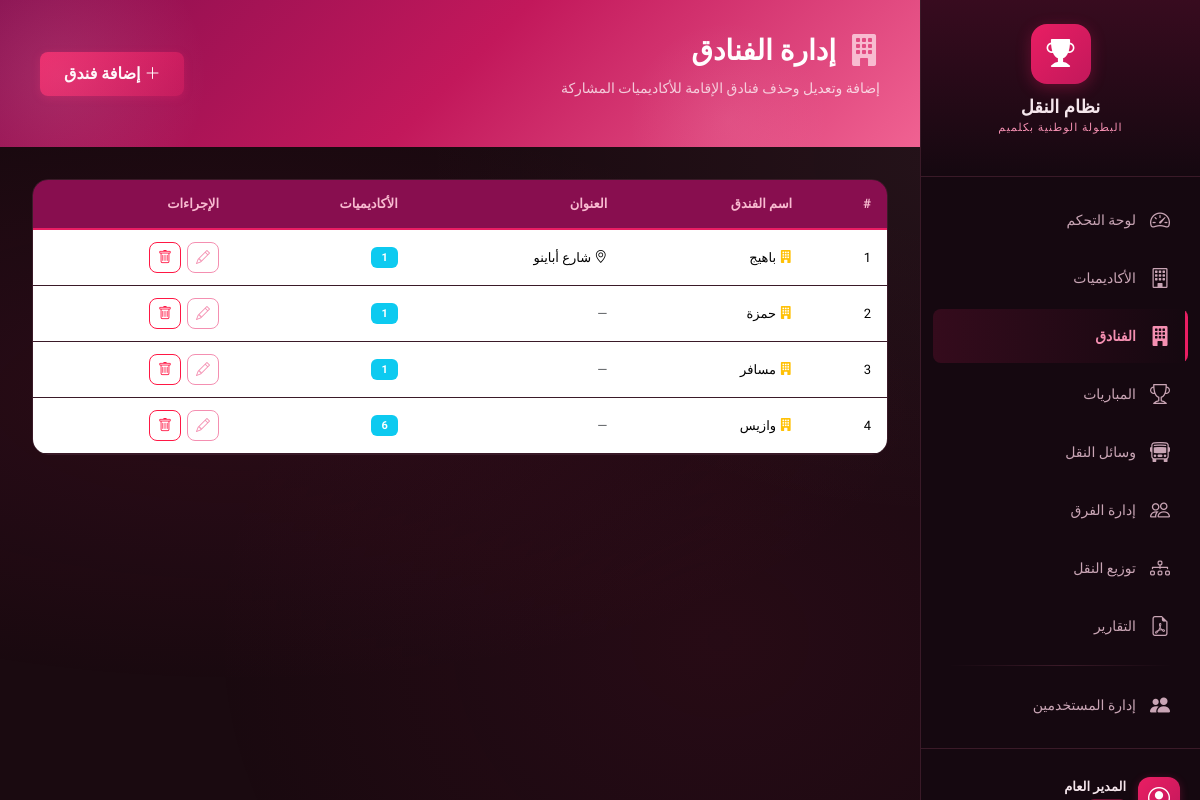
The page /hotels (signed in) on the database its author committed.
### models.py (models this page shows, shortened)
class User(UserMixin, db.Model):
    __tablename__ = 'user'
    id = db.Column(db.Integer, primary_key=True)
    username = db.Column(db.String(80), unique=True, nullable=False)
    display_name = db.Column(db.String(120), nullable=False)
    password_hash = db.Column(db.String(256), nullable=False)
    plain_password = db.Column(db.String(120), nullable=True)  # للعرض من طرف المدير فقط
    role = db.Column(db.String(20), nullable=False, default='user')  # admin / user
    is_active_user = db.Column(db.Boolean, nullable=False, default=True)
    created_at = db.Column(db.DateTime, nullable=False, default=datetime.utcnow)
    @property
    def is_admin(self):
        return self.role == 'admin'
    @property
    def is_active(self):
        return self.is_active_user
    @property
    def role_label(self):
        return 'مدير' if self.role == 'admin' else 'مستخدم'

class Hotel(db.Model):
    __tablename__ = 'hotel'
    id = db.Column(db.Integer, primary_key=True)
    name = db.Column(db.String(200), nullable=False, unique=True)
    address = db.Column(db.String(300), nullable=True)
    academies = db.relationship('Academy', backref='hotel_ref', lazy=True)

### routes/hotels.py (the view)
@hotels_bp.route('/hotels')
@login_required
def hotels_list():
    hotels = Hotel.query.order_by(Hotel.name).all()
    return render_template('hotels.html', hotels=hotels)

### templates/hotels.html (shortened to what this page needs)
{% extends "base.html" %}
{% block content %}
<div class="page-header">
    <div class="page-header-content">
        <h1 class="page-title">
            <i class="bi bi-building-fill"></i>
            إدارة الفنادق
        </h1>
        <p class="page-subtitle">إضافة وتعديل وحذف فنادق الإقامة للأكاديميات المشاركة</p>
    </div>
    <button class="btn btn-gold" data-bs-toggle="modal" data-bs-target="#hotelModal" onclick="resetHotelForm()" id="btnAddHotel">
        <i class="bi bi-plus-lg"></i> إضافة فندق
    </button>
</div>
<div class="content-card">
    <div class="table-responsive">
        <table class="table table-modern" id="hotelsTable">
            <thead>
                <tr>
                    <th>#</th>
                    <th>اسم الفندق</th>
                    <th>العنوان</th>
                    <th>الأكاديميات</th>
                    <th>الإجراءات</th>
                </tr>
            </thead>
            <tbody id="hotelsTableBody">
                {% for hotel in hotels %}
                <tr id="hotel-row-{{ hotel.id }}">
                    <td>{{ loop.index }}</td>
                    <td>
                        <i class="bi bi-building-fill text-warning"></i> {{ hotel.name }}
                    </td>
                    <td>
                        {% if hotel.address %}
                        <i class="bi bi-geo-alt"></i> {{ hotel.address }}
                        {% else %}
                        <span class="text-muted">—</span>
                        {% endif %}
                    </td>
                    <td><span class="badge bg-info">{{ hotel.academies | length }}</span></td>
                    <td>
                        <div class="action-buttons">
                            <button class="btn btn-sm btn-outline-warning" onclick="editHotel({{ hotel.id }}, '{{ hotel.name }}', '{{ hotel.address or '' }}')" title="تعديل">
                                <i class="bi bi-pencil"></i>
                            </button>
                            <button class="btn btn-sm btn-outline-danger" onclick="deleteHotel({{ hotel.id }}, '{{ hotel.name }}')" title="حذف">
                                <i class="bi bi-trash"></i>
                            </button>
                        </div>
                    </td>
                </tr>
                {% endfor %}
            </tbody>
        </table>
    </div>
</div>
{% endblock %}

### templates/base.html (shortened to what this page needs)
<!DOCTYPE html>
<html lang="ar" dir="rtl">
<head>
    <link rel="stylesheet" href="https://cdn.jsdelivr.net/npm/bootstrap@5.3.2/dist/css/bootstrap.rtl.min.css">
    <link rel="stylesheet" href="https://cdn.jsdelivr.net/npm/bootstrap-icons@1.11.2/font/bootstrap-icons.min.css">
    <link rel="stylesheet" href="{{ url_for('static', filename='css/style.css') }}">
</head>
<body>
    <aside class="sidebar" id="sidebar">
        <div class="sidebar-brand">
            <div class="brand-icon">
                <i class="bi bi-trophy-fill"></i>
            </div>
            <h2 class="brand-title">نظام النقل</h2>
            <p class="brand-subtitle">البطولة الوطنية بكلميم</p>
        </div>
        <nav class="sidebar-nav">
            <a href="/" class="nav-link-item {% if request.path == '/' %}active{% endif %}" id="nav-dashboard">
                <i class="bi bi-speedometer2"></i>
                <span>لوحة التحكم</span>
            </a>
            <a href="/academies" class="nav-link-item {% if '/academies' in request.path or '/academy' in request.path %}active{% endif %}" id="nav-academies">
                <i class="bi bi-building"></i>
                <span>الأكاديميات</span>
            </a>
            <a href="/hotels" class="nav-link-item {% if '/hotels' in request.path %}active{% endif %}" id="nav-hotels">
                <i class="bi bi-building-fill"></i>
                <span>الفنادق</span>
            </a>
            <a href="/matches" class="nav-link-item {% if '/matches' in request.path %}active{% endif %}" id="nav-matches">
                <i class="bi bi-trophy"></i>
                <span>المباريات</span>
            </a>
            <a href="/vehicles" class="nav-link-item {% if '/vehicles' in request.path %}active{% endif %}" id="nav-vehicles">
                <i class="bi bi-bus-front"></i>
                <span>وسائل النقل</span>
            </a>
            <a href="/teams_status" class="nav-link-item {% if '/teams_status' in request.path %}active{% endif %}" id="nav-teams">
                <i class="bi bi-people"></i>
                <span>إدارة الفرق</span>
            </a>
            <a href="/distribution" class="nav-link-item {% if '/distribution' in request.path %}active{% endif %}" id="nav-distribution">
                <i class="bi bi-diagram-3"></i>
                <span>توزيع النقل</span>
            </a>
            <a href="/reports" class="nav-link-item {% if '/reports' in request.path %}active{% endif %}" id="nav-reports">
                <i class="bi bi-file-earmark-pdf"></i>
                <span>التقارير</span>
            </a>
            {% if current_user.is_authenticated and current_user.is_admin %}
            <div class="nav-separator"></div>
            <a href="/users" class="nav-link-item {% if '/users' in request.path %}active{% endif %}" id="nav-users">
                <i class="bi bi-people-fill"></i>
                <span>إدارة المستخدمين</span>
            </a>
            {% endif %}
        </nav>
        <div class="sidebar-footer">
            {% if current_user.is_authenticated %}
            <div class="sidebar-user-info">
                <div class="user-avatar">
                    <i class="bi bi-person-circle"></i>
                </div>
                <div class="user-details">
                    <span class="user-display-name">{{ current_user.display_name }}</span>
                </div>
            </div>
            {% endif %}
        </div>
    </aside>
    <main class="main-content" id="mainContent">
        <div class="toast-container position-fixed top-0 end-0 p-3" id="toastContainer" style="z-index: 9999;"></div>
        {% block content %}{% endblock %}
    </main>
</body>
</html>

### rows shown on the page
User: display_name "المدير العام"
Hotel: name "باهيج", address "شارع أباينو", academies|length "1"
Hotel: name "حمزة", academies|length "1"
Hotel: name "مسافر", academies|length "1"
Hotel: name "وازيس", academies|length "6"
